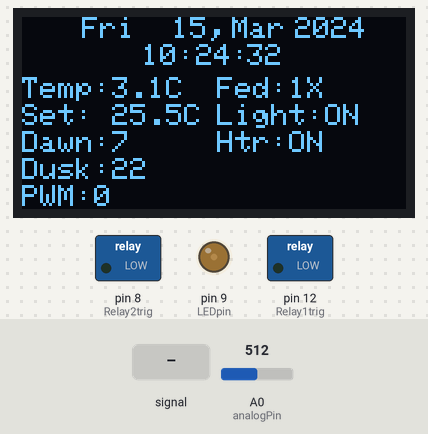
Bench run of a sketch on a simulated Arduino Uno, built with avr-gcc and run on an emulated ATmega328P. Shown: 128×64 one-colour display, switched loads named in the sketch (green lamp = pin HIGH), output pins drawn as LEDs (lit = HIGH). Wiring (inferred from the names in the program): DS3231 clock at I2C address 0x68. The test bench sets the inputs (shaded band); at power-on: A0 (analogPin) = 512. The local clock reads 2024-03-15 10:24:30 at power-on unless the sketch sets it; what the sketch prints to the serial monitor is not drawn.

Above: at 4.1 s.
4.2 s: A0 (analogPin) set to 294
7.2 s: A0 (analogPin) set to 271
At 7.2 s:
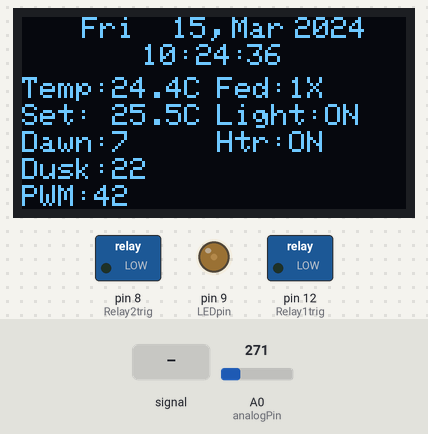
10.2 s: A0 (analogPin) set to 324
At 11.5 s:
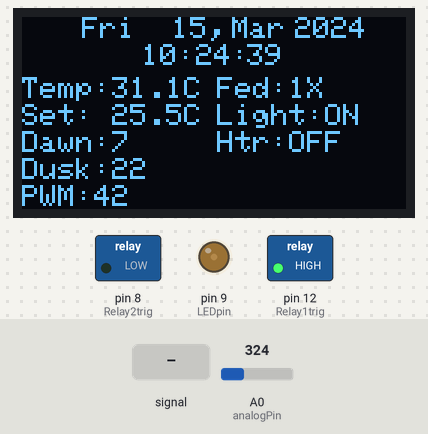
13.2 s: A0 (analogPin) set to 350
15.7 s: A0 (analogPin) fed a 2 Hz sine of ±306 counts around its level
At 18.5 s:
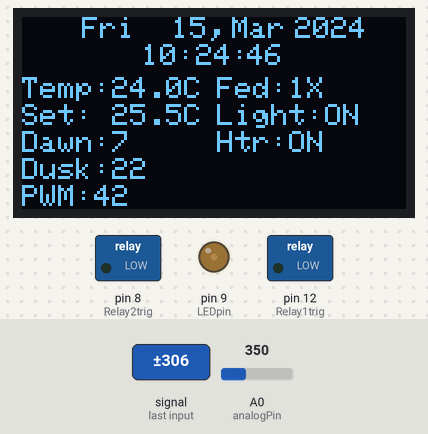
Timing chart, 0 to 19.7 s (numbered marks = the images above; inputs shaded):
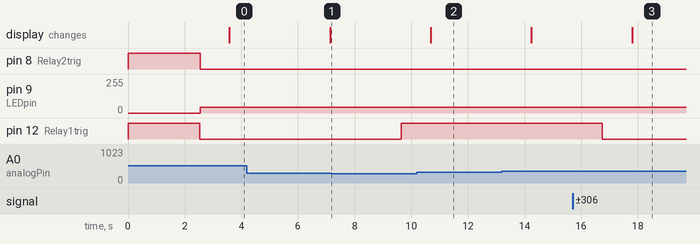

The sketch:

reef24gal.ino
```cpp
const int analogPin = 0;	//input for thermistor sensor
const int Relay1trig = 12;
const int Relay2trig = 8;
const int R1 = 20000;

//Heater
int achievedtargettemp;
int htr_on;
int numAvgs		=		5000000;
float C;
float raw;
float targettemp		= 25.5;
float targettempdelta	= 0.25;
float R2 = 0;
float sumraw;
float avgraw;
float buffer			= 0;
float tempCalSlope		= -0.00219;
float tempCalInt		= 46.96318;
float calvalue1 = 9100;		//voltage readback at 27.5C thermometer reading
float calvalue2 = 0;		//place voltage readback value according to calibrated thermometer reading
float calvalue3 = 0;		//place voltage readback value according to calibrated thermometer reading

//Lights
int light_on;
int LEDpin = 9;
int hourmemory = 0;
int dawn = 7;
int dusk = 22;
int midday = (dawn + dusk) / 2;
int minPWM = 0;
int maxPWM = 100;
int stepsize = (maxPWM - minPWM) / (midday - dawn);
int PWM;
int hourtest;
int test = 0;

#define THERMISTORPIN A0
#define SERIESRESISTOR 20000

/////////////////////////For OLED////////////////////////
#include <SPI.h>
#include <Wire.h>
#include <Adafruit_GFX.h>
#include <Adafruit_SSD1306.h>

#define OLED_RESET 4
Adafruit_SSD1306 display(OLED_RESET);

#define NUMFLAKES 10
#define XPOS 0
#define YPOS 1
#define DELTAY 2


#define LOGO16_GLCD_HEIGHT 16
#define LOGO16_GLCD_WIDTH  16
static const unsigned char PROGMEM logo16_glcd_bmp[] =
{ B00000000, B11000000,
B00000001, B11000000,
B00000001, B11000000,
B00000011, B11100000,
B11110011, B11100000,
B11111110, B11111000,
B01111110, B11111111,
B00110011, B10011111,
B00011111, B11111100,
B00001101, B01110000,
B00011011, B10100000,
B00111111, B11100000,
B00111111, B11110000,
B01111100, B11110000,
B01110000, B01110000,
B00000000, B00110000
};

#if (SSD1306_LCDHEIGHT != 64)
#error("Height incorrect, please fix Adafruit_SSD1306.h!");
#endif
/////////////////////////////////////////////////////////////

////////////////////////////For RTC (DS3231)//////////////////////////
//SDA to A4, SCL to A5

#define DS3231_I2C_ADDRESS 0x68
// Convert normal decimal numbers to binary coded decimal
byte decToBcd(byte val)
{
	return ((val / 10 * 16) + (val % 10));
}
// Convert binary coded decimal to normal decimal numbers
byte bcdToDec(byte val)
{
	return ((val / 16 * 10) + (val % 16));
}
/////////////////////////////////////////////////////////////


void setup()
{
	Wire.begin();
	Serial.begin(9600);

	pinMode(Relay1trig, OUTPUT);
	digitalWrite(Relay1trig, HIGH);

	pinMode(Relay2trig, OUTPUT);
	digitalWrite(Relay2trig, HIGH);

	analogReference(EXTERNAL);

	//pinMode(LEDpin, OUTPUT);
	//digitalWrite(LEDpin, LOW);

	//set the initial time here, after setting the time, comment this section
	//DS3231 seconds, minutes, hours, day, date, month, year
	//setDS3231time(00,20,20,7,6,5,17);
	display.begin(SSD1306_SWITCHCAPVCC, 0x3C);
	display.clearDisplay();

	//analogWrite(LEDpin, minPWM);
}


////////////////////////////DS3231 coding//////////////////////////
void setDS3231time(byte second, byte minute, byte hour, byte dayOfWeek, byte
	dayOfMonth, byte month, byte year)
{
	// sets time and date data to DS3231
	Wire.beginTransmission(DS3231_I2C_ADDRESS);
	Wire.write(0); // set next input to start at the seconds register
	Wire.write(decToBcd(second)); // set seconds
	Wire.write(decToBcd(minute)); // set minutes
	Wire.write(decToBcd(hour)); // set hours
	Wire.write(decToBcd(dayOfWeek)); // set day of week (1=Sunday, 7=Saturday)
	Wire.write(decToBcd(dayOfMonth)); // set date (1 to 31)
	Wire.write(decToBcd(month)); // set month
	Wire.write(decToBcd(year)); // set year (0 to 99)
	Wire.endTransmission();
}


void readDS3231time(byte *second,
	byte *minute,
	byte *hour,
	byte *dayOfWeek,
	byte *dayOfMonth,
	byte *month,
	byte *year)
{
	Wire.beginTransmission(DS3231_I2C_ADDRESS);
	Wire.write(0); // set DS3231 register pointer to 00h
	Wire.endTransmission();
	Wire.requestFrom(DS3231_I2C_ADDRESS, 7);
	// request seven bytes of data from DS3231 starting from register 00h
	*second = bcdToDec(Wire.read() & 0x7f);
	*minute = bcdToDec(Wire.read());
	*hour = bcdToDec(Wire.read() & 0x3f);
	*dayOfWeek = bcdToDec(Wire.read());
	*dayOfMonth = bcdToDec(Wire.read());
	*month = bcdToDec(Wire.read());
	*year = bcdToDec(Wire.read());
}


void displayTime()
{
	byte second, minute, hour, dayOfWeek, dayOfMonth, month, year;
	// retrieve data from DS3231
	readDS3231time(&second, &minute, &hour, &dayOfWeek, &dayOfMonth, &month,
		&year);
	// send it to the serial monitor
	Serial.print(hour, DEC);
	hourtest = hour - test;
	// convert the byte variable to a decimal number when displayed
	Serial.print(":");
	if (minute < 10)
	{
		Serial.print("0");
	}
	Serial.print(minute, DEC);
	Serial.print(":");
	if (second < 10)
	{
		Serial.print("0");
	}
	Serial.print(second, DEC);
	Serial.print(" ");
	Serial.print(dayOfMonth, DEC);
	Serial.print("/");
	Serial.print(month, DEC);
	Serial.print("/");
	Serial.print(year, DEC);
	Serial.print(" Day of week: ");

	//////////////////////////////////////////////////////////////////

	display.setCursor(50, 0);
	display.print(dayOfMonth, DEC);
	display.print(",");

	display.setCursor(91, 0);
	display.print("20");
	display.print(year, DEC);


	if (hour < 10)
	{
		display.setCursor(40, 9);
		display.print("0");
		display.print(hour, DEC);
		display.print(":");
	}
	if (hour > 9)
	{
		display.setCursor(40, 9);
		display.print(hour, DEC);
		display.print(":");
	}

	if (minute < 10)
	{
		display.setCursor(58, 9);
		display.print("0");
		display.print(minute, DEC);
		display.print(":");
	}

	if (minute > 9)
	{
		display.setCursor(58, 9);
		display.print(minute, DEC);
		display.print(":");
	}

	if (second < 10)
	{
		display.setCursor(75, 9);
		display.print("0");
		display.print(second, DEC);
	}

	if (second > 9)
	{
		display.setCursor(75, 9);
		display.print(second, DEC);
	}

	//////////////////////////////////////////////////////////////////
	//////////////////////////////FOR DAY OF WEEK/////////////////////
	switch (dayOfWeek) {
	case 1:
		Serial.println("Sunday");

		display.setTextSize(1);
		display.setTextColor(WHITE);
		display.setCursor(20, 0);
		display.print("Sun");

		break;
	case 2:
		Serial.println("Monday");

		display.setTextSize(1);
		display.setTextColor(WHITE);
		display.setCursor(20, 0);
		display.print("Mon");

		break;
	case 3:
		Serial.println("Tuesday");

		display.setTextSize(1);
		display.setTextColor(WHITE);
		display.setCursor(20, 0);
		display.print("Tue");

		break;
	case 4:
		Serial.println("Wednesday");

		display.setTextSize(1);
		display.setTextColor(WHITE);
		display.setCursor(20, 0);
		display.print("Wed");

		break;
	case 5:
		Serial.println("Thursday");

		display.setTextSize(1);
		display.setTextColor(WHITE);
		display.setCursor(20, 0);
		display.print("Thur");

		break;
	case 6:
		Serial.println("Friday");

		display.setTextSize(1);
		display.setTextColor(WHITE);
		display.setCursor(20, 0);
		display.print("Fri");

		break;
	case 7:
		Serial.println("Saturday");

		display.setTextSize(1);
		display.setTextColor(WHITE);
		display.setCursor(20, 0);
		display.print("Sat");

		break;
	}


	//////////////////////////////FOR MONTH/////////////////////
	switch (month)
	{
	case 1:
		display.setTextSize(1);
		display.setTextColor(WHITE);
		display.setCursor(70, 0);
		display.print("Jan");

		break;

	case 2:
		display.setTextSize(1);
		display.setTextColor(WHITE);
		display.setCursor(70, 0);
		display.print("Feb");

		break;

	case 3:
		display.setTextSize(1);
		display.setTextColor(WHITE);
		display.setCursor(70, 0);
		display.print("Mar");

		break;

	case 4:
		display.setTextSize(1);
		display.setTextColor(WHITE);
		display.setCursor(70, 0);
		display.print("Apr");

		break;

	case 5:
		display.setTextSize(1);
		display.setTextColor(WHITE);
		display.setCursor(70, 0);
		display.print("May");

		break;

	case 6:
		display.setTextSize(1);
		display.setTextColor(WHITE);
		display.setCursor(70, 0);
		display.print("Jun");

		break;

	case 7:
		display.setTextSize(1);
		display.setTextColor(WHITE);
		display.setCursor(70, 0);
		display.print("Jul");

		break;

	case 8:
		display.setTextSize(1);
		display.setTextColor(WHITE);
		display.setCursor(70, 0);
		display.print("Aug");

		break;

	case 9:
		display.setTextSize(1);
		display.setTextColor(WHITE);
		display.setCursor(70, 0);
		display.print("Sep");

		break;

	case 10:
		display.setTextSize(1);
		display.setTextColor(WHITE);
		display.setCursor(70, 0);
		display.print("Oct");

		break;

	case 11:
		display.setTextSize(1);
		display.setTextColor(WHITE);
		display.setCursor(70, 0);
		display.print("Nov");

		break;

	case 12:
		display.setTextSize(1);
		display.setTextColor(WHITE);
		display.setCursor(70, 0);
		display.print("Dec");

		break;
	}

}


void ReadTempAndHum()
{


	display.setTextSize(1);
	display.setTextColor(WHITE);
	display.setCursor(0, 20);
	display.print("Temp:");
	display.print(C, 1);
	display.print("C");

	display.setCursor(65, 20);
	display.print("Fed:");
	display.print(1, 01);
	display.print("X");

	display.setCursor(0, 29);
	display.print("Set: ");
	display.print(targettemp, 1);
	display.print("C");

	display.setCursor(65, 29);
	display.print("Light:");
	display.print("ON");

	display.setCursor(0, 38);
	display.print("Dawn:");
	display.print(dawn);

	display.setCursor(65, 38);
	display.print("Htr:");
	if (htr_on == 1)
	{
		display.print("ON");
	}
	else
	{
		display.print("OFF");
	}
	//display.print(1, 01);

	display.setCursor(0, 47);
	display.print("Dusk:");
	display.print(dusk);

	display.setCursor(0, 56);
	display.print("PWM:");
	display.print(PWM);
	//display.print("%");

}

void LEDPWM(int x)
{
	if (x < dawn || x > dusk)
	{
		PWM = minPWM;
	}
	else
	{
		if (x <= midday)
		{
			PWM = ((x - dawn) * stepsize) + minPWM;
		}
		else
		{
			PWM = maxPWM - ((x - midday) * stepsize);
		}
	}
}

void loop()
{
	for (int i = 0; i <= (numAvgs-1); i++)
	{
		raw = analogRead(analogPin);
		sumraw += raw;
		delayMicroseconds(10);
	}
	avgraw = sumraw / numAvgs;
	raw = avgraw;
	sumraw = 0;

	R2 = (1023 / raw) - 1;
	R2 = R1 / R2;

	Serial.println(R2);

	C = (tempCalSlope * R2) + tempCalInt;
	Serial.print("C: ");
	Serial.println(C);


	if (C < targettemp)
	{
		if (C >= (targettemp - targettempdelta) && achievedtargettemp == 1)
		{
			digitalWrite(Relay1trig, HIGH);
			htr_on = 0;
			delay(10);
		}
		else if (C >= (targettemp - targettempdelta) && achievedtargettemp == 0)
		{
			digitalWrite(Relay1trig, LOW);
			htr_on = 1;
			delay(10);
		}
		else
		{
			digitalWrite(Relay1trig, LOW);
			achievedtargettemp = 0;
			htr_on = 1;
			delay(10);
		}

	}
	else
	{
		digitalWrite(Relay1trig, HIGH);
		achievedtargettemp = 1;
		htr_on = 0;
		delay(10);
	}


	digitalWrite(Relay2trig, LOW);

	displayTime(); // display the real-time clock data on the Serial Monitor,
	ReadTempAndHum();


	if (hourtest != hourmemory)
	{
		LEDPWM(hourtest);
		hourmemory = hourtest;
	}

	Serial.println(hourtest);
	Serial.println(hourmemory);
	Serial.println(PWM);


	if (PWM < minPWM)
	{
		PWM = minPWM;
	}
	else if (PWM > maxPWM)
	{
		PWM = maxPWM;
	}

	analogWrite(LEDpin, PWM);

	delay(1000);

	display.display();
	//The portion of the screen that shows the time and date are cleared
	display.fillRect(0, 0, 128, 20, BLACK);
	display.fillRect(0, 0, 56, 80, BLACK);
	display.fillRect(30, 20, 30, 50, BLACK);
	display.fillRect(90, 20, 30, 100, BLACK);
}
```

Measured:
- the behaviour switches between 280 and 279 on A0 (analogPin) (found by bisection; images 0 and 1)
- after the input at 15.7 s, the display: changes after 2.1 s (image 3)
